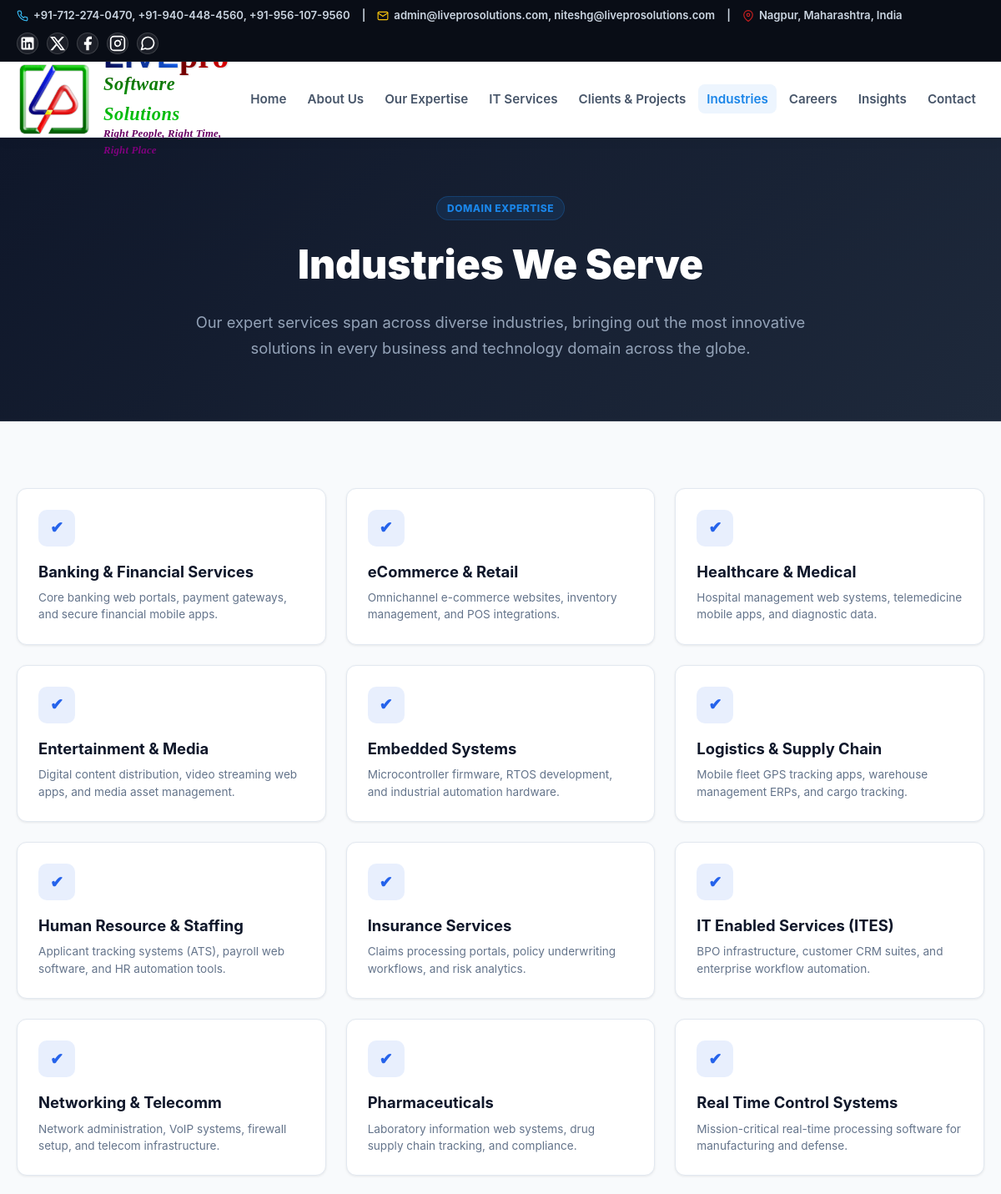
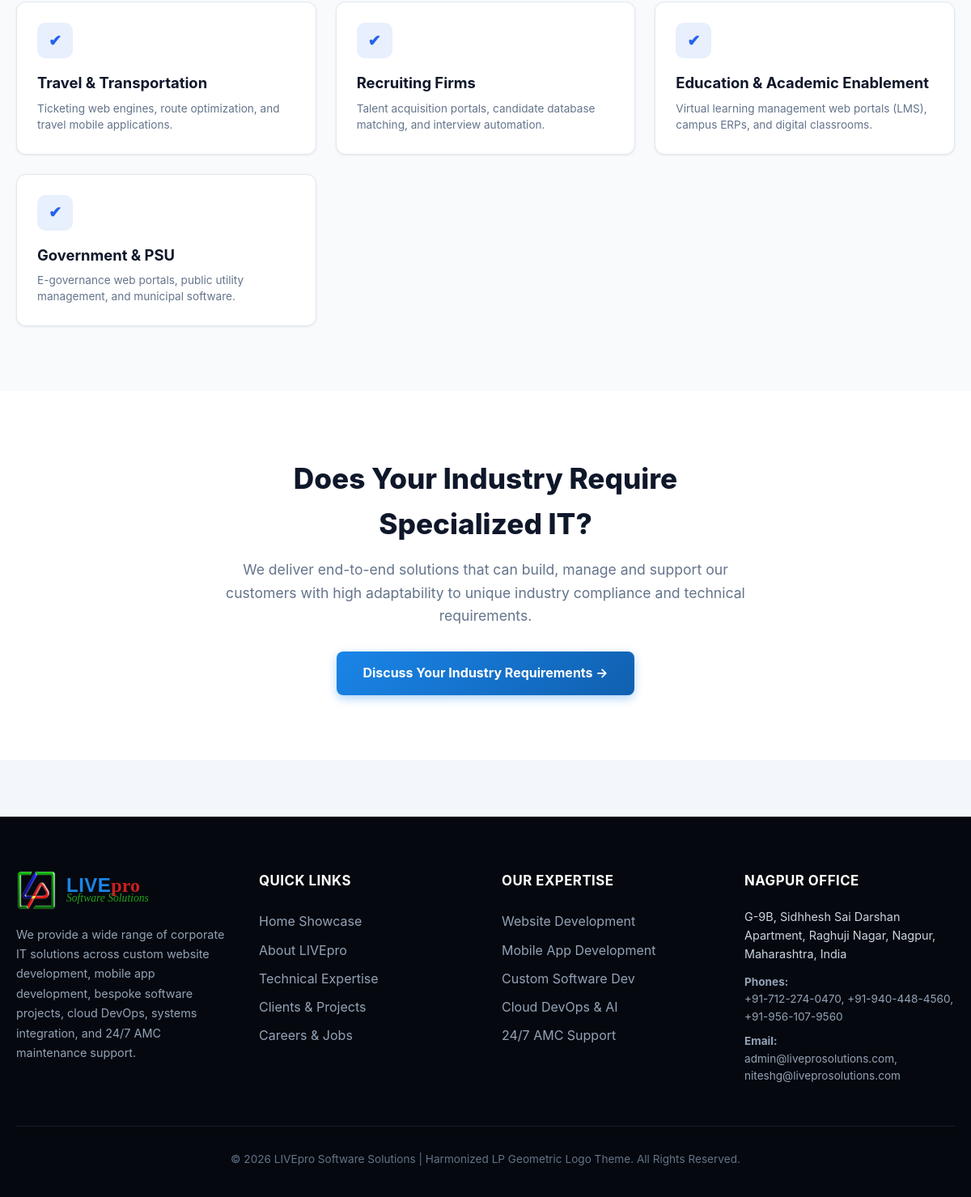
/industries.php, run on the app's committed database (2 pictures, top to bottom).
### tables this page shows
CREATE TABLE `industries` (
  `id` INT(11) UNSIGNED NOT NULL AUTO_INCREMENT,
  `name` VARCHAR(100) NOT NULL,
  `description` VARCHAR(255) DEFAULT NULL,
  `display_order` INT(11) DEFAULT 0,
  PRIMARY KEY (`id`)
);

### includes/functions.php (called while the page is built, shortened)
<?php
function get_industries() {
    $pdo = get_db_connection();
    $stmt = $pdo->query("SELECT * FROM industries ORDER BY display_order ASC, id ASC");
    return $stmt->fetchAll();
}
?>

### industries.php (the view, shortened to what this page needs)
<?php
require_once __DIR__ . '/includes/functions.php';
require_once __DIR__ . '/includes/header.php';
$industries = get_industries();
?>
<section style="background: linear-gradient(135deg, #0f172a, #1e293b); color: white; padding: 70px 0; text-align: center; border-bottom: 1px solid rgba(255,255,255,0.1);">
  <div class="container" style="max-width: 800px;">
    <span class="badge badge-primary" style="margin-bottom: 15px;">Domain Expertise</span>
    <h1 style="font-size: 3rem; font-weight: 900; margin-bottom: 15px; color: white;">Industries We Serve</h1>
    <p style="font-size: 1.15rem; color: #94a3b8; line-height: 1.7;">
      Our expert services span across diverse industries, bringing out the most innovative solutions in every business and technology domain across the globe.
    </p>
  </div>
</section>
<section style="background: #f8fafc; padding: 80px 0;">
  <div class="container">
    <div class="grid" style="grid-template-columns: repeat(auto-fill, minmax(280px, 1fr)); gap: 24px;">
      <?php if (empty($industries)): ?>
        <div style="grid-column: 1/-1; text-align: center; padding: 50px; background: white; border-radius: 12px; color: #64748b;">
          No industry domains found in database.
        </div>
      <?php else: ?>
        <?php foreach ($industries as $ind): ?>
          <div class="card" style="padding: 25px; transition: 0.2s; display: flex; align-items: flex-start; gap: 16px;">
            <div style="width: 44px; height: 44px; border-radius: 10px; background: rgba(37,99,235,0.1); color: #2563eb; display: flex; align-items: center; justify-content: center; font-size: 1.2rem; font-weight: 800; flex-shrink: 0;">
              ✔
            </div>
            <div>
              <h3 style="font-size: 1.15rem; font-weight: 700; color: #0f172a; margin-bottom: 6px;"><?= htmlspecialchars($ind['name']); ?></h3>
              <?php if (!empty($ind['description'])): ?>
                <p style="font-size: 0.85rem; color: #64748b; line-height: 1.5; margin: 0;"><?= htmlspecialchars($ind['description']); ?></p>
              <?php else: ?>
                <p style="font-size: 0.85rem; color: #64748b; line-height: 1.5; margin: 0;">Tailored enterprise software &amp; domain integration solutions.</p>
              <?php endif; ?>
            </div>
          </div>
        <?php endforeach; ?>
      <?php endif; ?>
    </div>
  </div>
</section>
<section style="background: white; padding: 80px 0; text-align: center;">
  <div class="container" style="max-width: 700px;">
    <h2 style="font-size: 2.2rem; font-weight: 800; margin-bottom: 15px; color: #0f172a;">Does Your Industry Require Specialized IT?</h2>
    <p style="color: #64748b; font-size: 1.1rem; margin-bottom: 30px;">We deliver end-to-end solutions that can build, manage and support our customers with high adaptability to unique industry compliance and technical requirements.</p>
    <a href="contact.php" class="btn btn-primary" style="text-decoration: none; padding: 14px 32px; font-size: 1rem;">Discuss Your Industry Requirements &rarr;</a>
  </div>
</section>
<?php require_once __DIR__ . '/includes/footer.php'; ?>

### assets/css/style.css (style rules this page uses)
:root { --primary: #1a85e8; --primary-hover: #1060b0; --accent: #22a316; --accent-hover: #198010; --danger: #c92020; --danger-hover: #9e1717; --warning: #f2c10d; --bg-main: #090d16; --bg-surface: #ffffff; --bg-card: #ffffff; --bg-light: #f3f6fa; --text-main: #0f172a; --text-muted: #64748b; --text-light: #ffffff; --text-light-muted: #cbd5e1; --border-color: #e2e8f0; --border: #e2e8f0; --border-dark: #334155; --shadow-sm: 0 1px 3px rgba(0, 0, 0, 0.08); --shadow-md: 0 4px 6px -1px rgba(26, 133, 232, 0.1), 0 2px 4px -1px rgba(0, 0, 0, 0.06); --shadow-lg: 0 12px 28px 0 rgba(15, 23, 42, 0.15), 0 2px 4px 0 rgba(0, 0, 0, 0.08); --shadow-xl: 0 20px 40px rgba(15, 23, 42, 0.25); --radius: 12px; --radius-sm: 8px; --transition: all 0.25s cubic-bezier(0.4, 0, 0.2, 1); }
* { box-sizing: border-box; margin: 0; padding: 0; }
body { font-family: -apple-system, BlinkMacSystemFont, "Segoe UI", Roboto, Helvetica, Arial, sans-serif; color: var(--text-main); background-color: var(--bg-light); line-height: 1.6; overflow-x: hidden; }
a { color: inherit; text-decoration: none; cursor: pointer; }
.container { max-width: 1280px; margin: 0 auto; padding: 0 20px; }
.grid { display: grid; gap: 24px; }
.btn { display: inline-flex; align-items: center; justify-content: center; gap: 8px; padding: 12px 24px; border-radius: var(--radius-sm); font-weight: 700; cursor: pointer; border: none; transition: var(--transition); font-size: 0.95rem; text-decoration: none; }
.btn-primary { background: linear-gradient(135deg, #1a85e8, #1060b0); color: white; box-shadow: 0 4px 12px rgba(26, 133, 232, 0.35); }
.badge { display: inline-block; padding: 4px 12px; border-radius: 9999px; font-size: 0.75rem; font-weight: 800; text-transform: uppercase; letter-spacing: 0.5px; }
.badge-primary { background-color: rgba(26, 133, 232, 0.12); color: var(--primary); border: 1px solid rgba(26, 133, 232, 0.25); }
section { padding: 75px 0; }
.card { background: #ffffff; border-radius: var(--radius); padding: 30px; border: 1px solid var(--border-color); box-shadow: var(--shadow-sm); transition: var(--transition); display: flex; flex-direction: column; justify-content: space-between; }

### data on the page
industries: name "Banking & Financial Services", description "Core banking web portals, payment gateways, and secure financial mobile apps."
industries: name "eCommerce & Retail", description "Omnichannel e-commerce websites, inventory management, and POS integrations."
industries: name "Healthcare & Medical", description "Hospital management web systems, telemedicine mobile apps, and diagnostic data."
industries: name "Entertainment & Media", description "Digital content distribution, video streaming web apps, and media asset management."
industries: name "Embedded Systems", description "Microcontroller firmware, RTOS development, and industrial automation hardware."
industries: name "Logistics & Supply Chain", description "Mobile fleet GPS tracking apps, warehouse management ERPs, and cargo tracking."
industries: name "Human Resource & Staffing", description "Applicant tracking systems (ATS), payroll web software, and HR automation tools."
industries: name "Insurance Services", description "Claims processing portals, policy underwriting workflows, and risk analytics."
industries: name "IT Enabled Services (ITES)", description "BPO infrastructure, customer CRM suites, and enterprise workflow automation."
industries: name "Networking & Telecomm", description "Network administration, VoIP systems, firewall setup, and telecom infrastructure."
industries: name "Pharmaceuticals", description "Laboratory information web systems, drug supply chain tracking, and compliance."
industries: name "Real Time Control Systems", description "Mission-critical real-time processing software for manufacturing and defense."
industries: name "Travel & Transportation", description "Ticketing web engines, route optimization, and travel mobile applications."
industries: name "Recruiting Firms", description "Talent acquisition portals, candidate database matching, and interview automation."
industries: name "Education & Academic Enablement", description "Virtual learning management web portals (LMS), campus ERPs, and digital classrooms."
industries: name "Government & PSU", description "E-governance web portals, public utility management, and municipal software."

### other printed values
$phone "+91-712-274-0470, +91-940-448-4560, +91-956-107-9560"
$email "admin@liveprosolutions.com, niteshg@liveprosolutions.com"
$settings['address'] "Nagpur, Maharashtra, India"
$address "G-9B, Sidhhesh Sai Darshan Apartment, Raghuji Nagar, Nagpur, Maharashtra, India"
$copyright_year "2026"
$company_name "LIVEpro Software Solutions"
